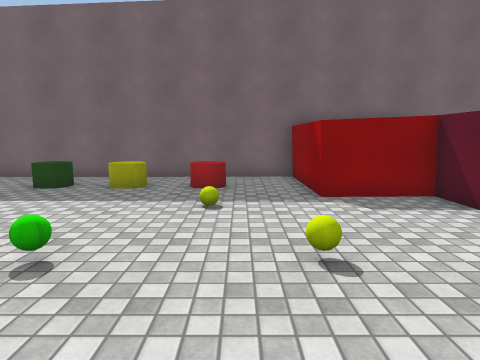
View 1 (above)

16 first-person views from a walk through a scene from a Unity 3-D project. The camera is 1.4 m above the floor, tilts 8° down and sees 75° across. The floor is counted in squares, 1 m on a side. Each view is taken from the middle of a square. On the plan, view 1 faces up. The plan holds only what a view shows up to about 14 squares ahead; the rest is blank. The place goes on beyond the plan. The player character is not drawn. Surface patterns are stand-ins for the level's own textures.

View 2
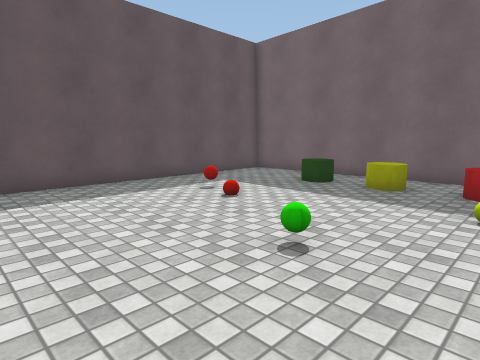

View 3
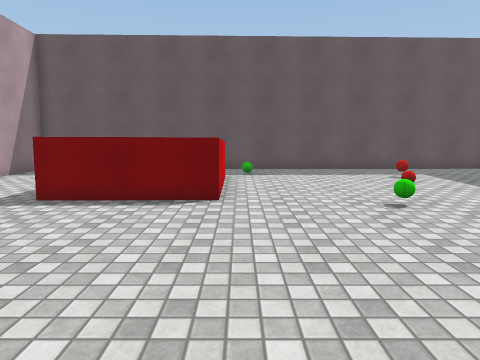

View 4
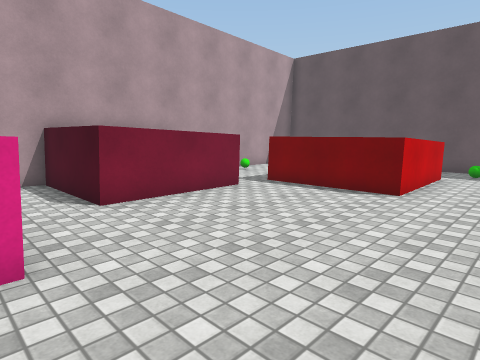

View 5
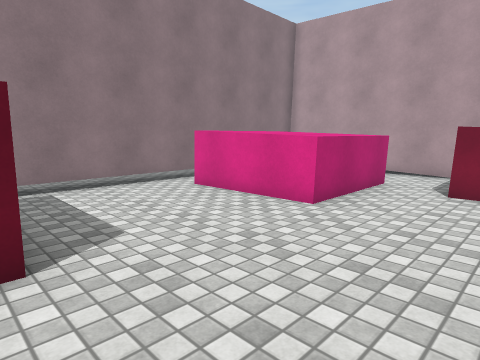

View 6
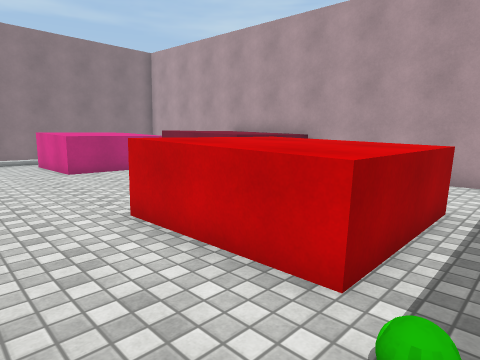

View 7
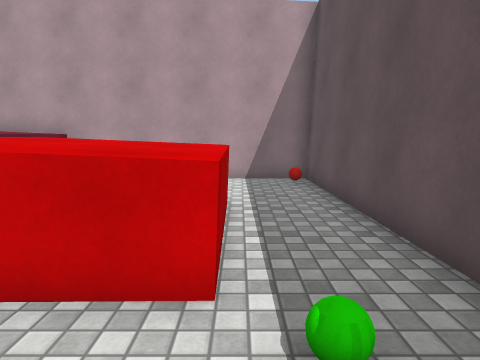

View 8
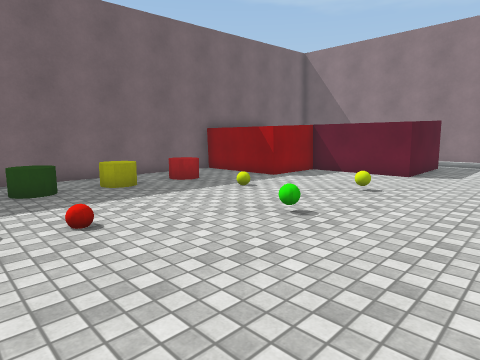

View 9
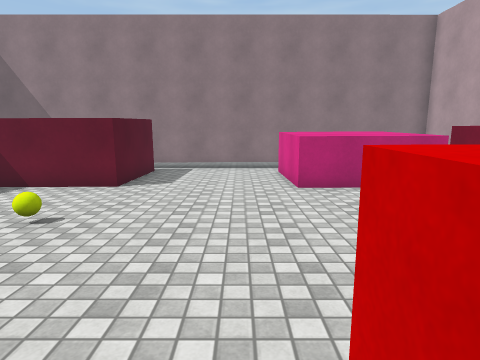

View 10
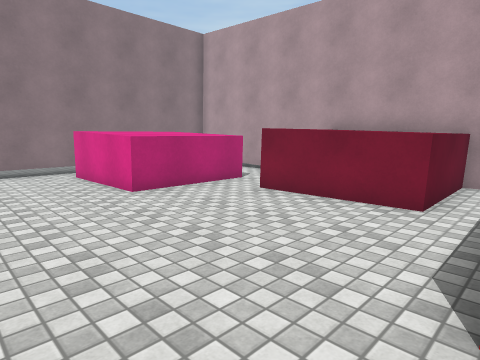

View 11
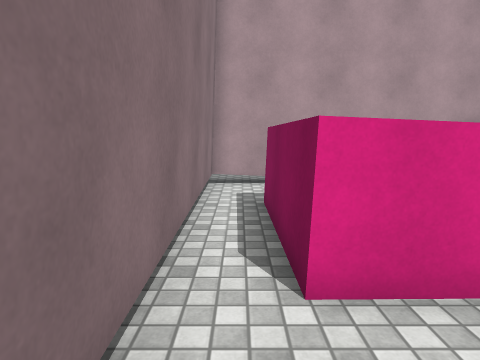

View 12
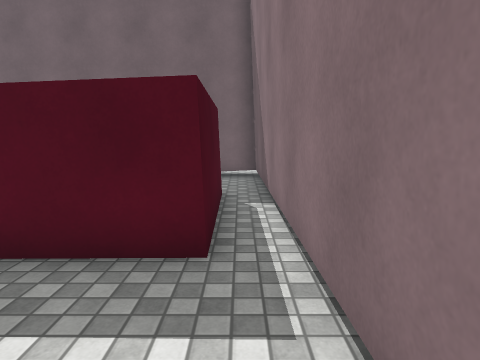

View 13
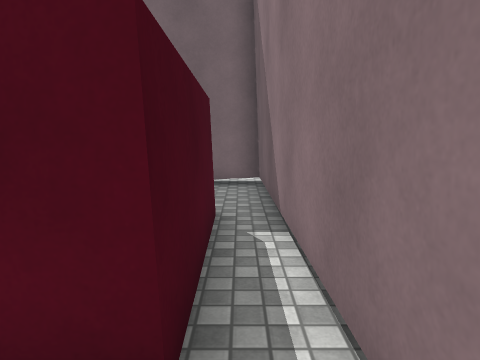

View 14
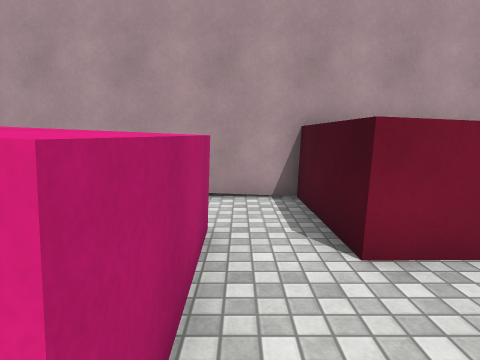

View 15
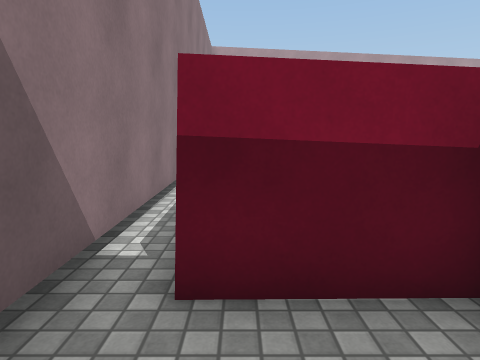

View 16
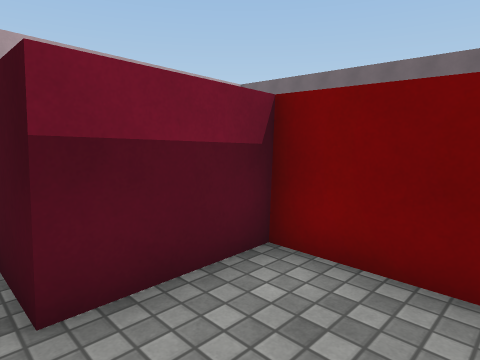

### Floor plan
Key: @ floor where view 1 was taken; # wall or solid block; . floor; = window, fence, low wall or low ledge; ^ raised ledge; O other object.
Columns run from 10 left of view 1 to 10 right of it. Each row starts with its distance up from view 1.
 11 #############     ###
 10 #...........^   ^...#
  9 #....O.O.O..^   ^...#
  8 #...........^   ^...#
  7 #...........^^^^^##.#
  6 #..O...........^  #.#
  5 #..............^  #.#
  4 ##.............^^##.#
  3 ##..................#
  2  #..................#
  1 ##..................#
  0  #........@.........#
 -1  #.^^^^^............#
 -2  #.^^^^^.......^^^^.#
 -3  #.^^^^^.......^^^^.#
 -4  #.^^^^^.......^^^^.#
 -5  #..  ...^^^^..^^^^.#
 -6  #.......^^^^...  ..#
 -7  #.......^^^^=... ..#
 -8  ########^^^^########

Positions as (right, up) in squares from view 1, and headings:
1: (0, 0), facing up
2: (0, 0), facing up-left
3: (4, 0), facing left
4: (5, 2), facing down-left
5: (1, 4), facing down-right
6: (-8, 2), facing down-right
7: (-7, 2), facing down
8: (-7, 0), facing up-right
9: (-4, 0), facing right
10: (-3, 2), facing down-right
11: (9, 1), facing down
12: (9, 0), facing up
13: (9, 2), facing up
14: (4, -1), facing down
15: (8, 10), facing down
16: (9, 10), facing down-left
